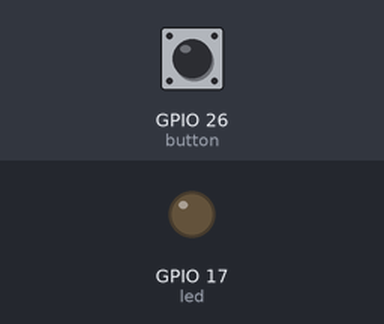
The program below on a simulated Raspberry Pi (BCM pin numbers). On the bench: output pins drawn as LEDs (lit = HIGH). Inputs (shaded band) come from the test bench; at power-on: GPIO 26 (button) HIGH.

Above: at 1.2 s.
1.3 s: GPIO 26 (button) pulled LOW for 0.15 s
At 1.37 s:
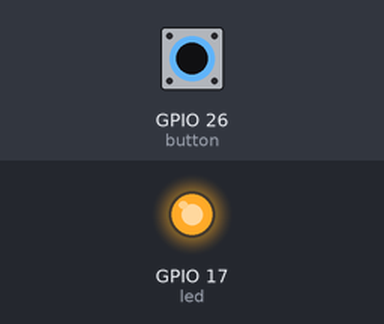
2.9 s: GPIO 26 (button) pulled LOW for 3.2 s
At 7.4 s:
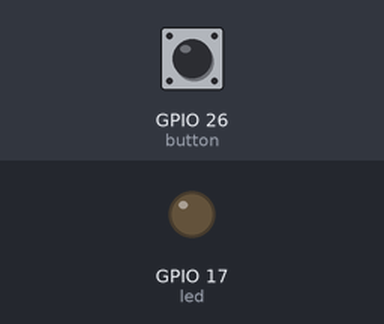
Timing chart, 0 to 8.9 s (numbered marks = the images above; inputs shaded):
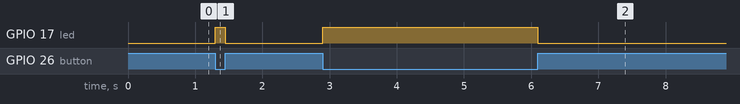

Measured:
- after the input at 1.3 s, GPIO 17 (led): LOW → HIGH at once, → LOW 0.15 s later
- after the input at 2.9 s, GPIO 17 (led): LOW → HIGH at once, → LOW 3.2 s later

The program:

main.py
```python
from signal import pause

from gpiozero import LED, Button
# import time

led = LED(17)
button = Button(26)

button.when_pressed = led.on # brings CPU usage down to 0.2% from 0.6% when using while loop
button.when_released = led.off

pause()  # This line is necessary to keep the program running and listening for button events.

# while True:
#     time.sleep(0.01) #this line can go here or at the end
#     if button.is_pressed:
#         led.on()
#     else:
#         led.off()

#     # Before time.sleep(0.01) was added, the Task Manager showed 25% CPU usage.
#     # After adding time.sleep(0.01), the CPU usage dropped to 0.6% which is a significant improvement.
```
